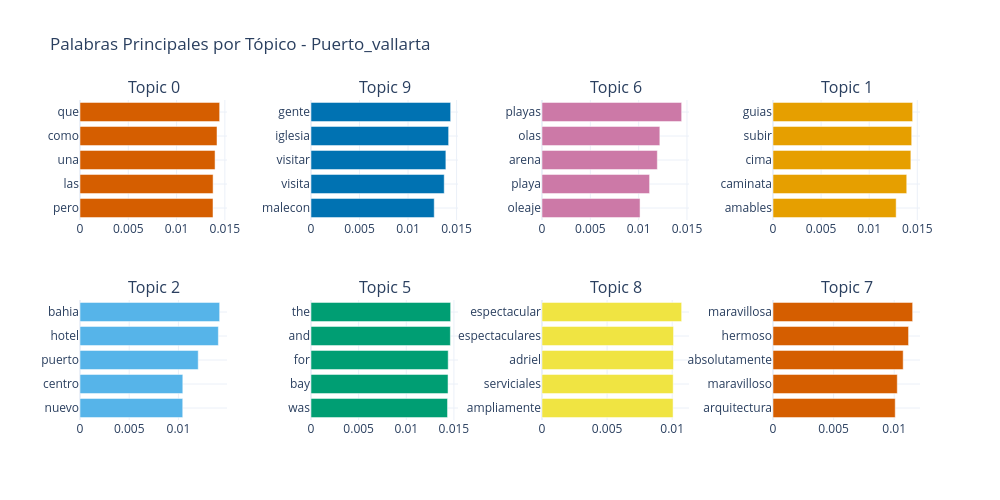
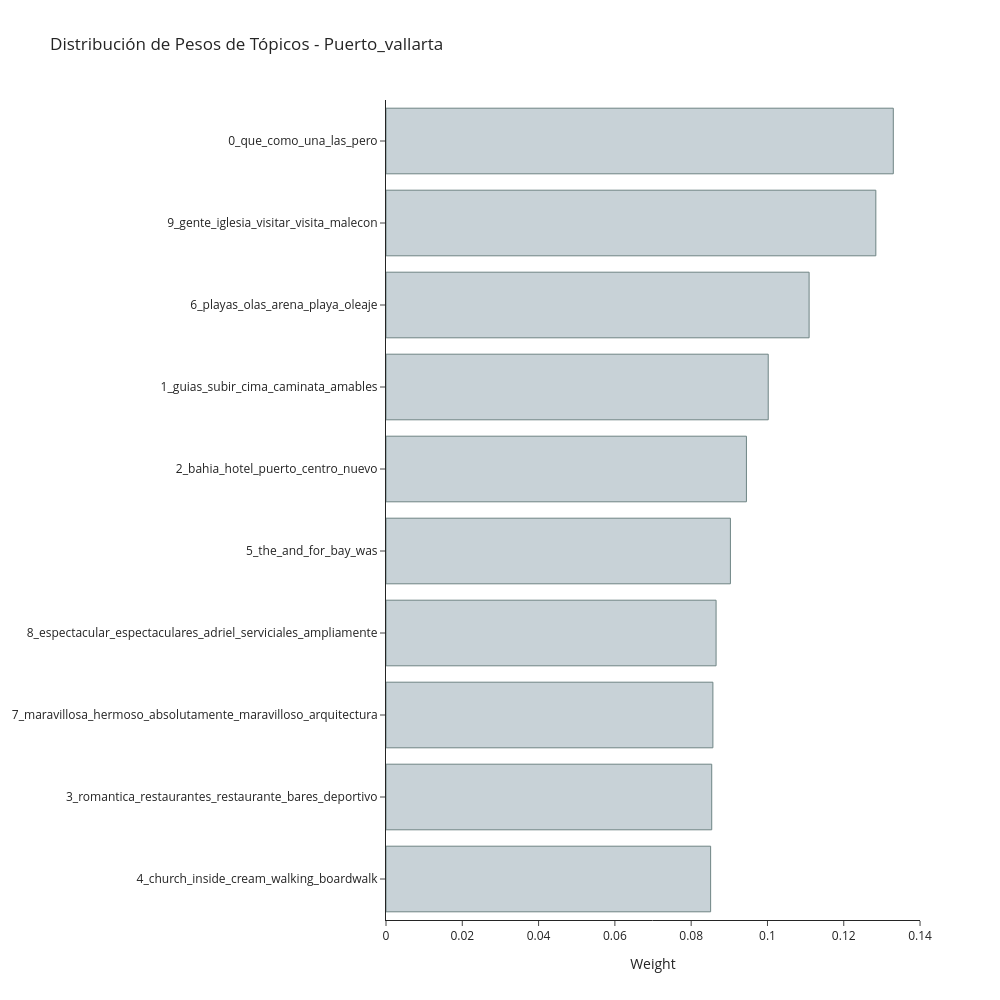
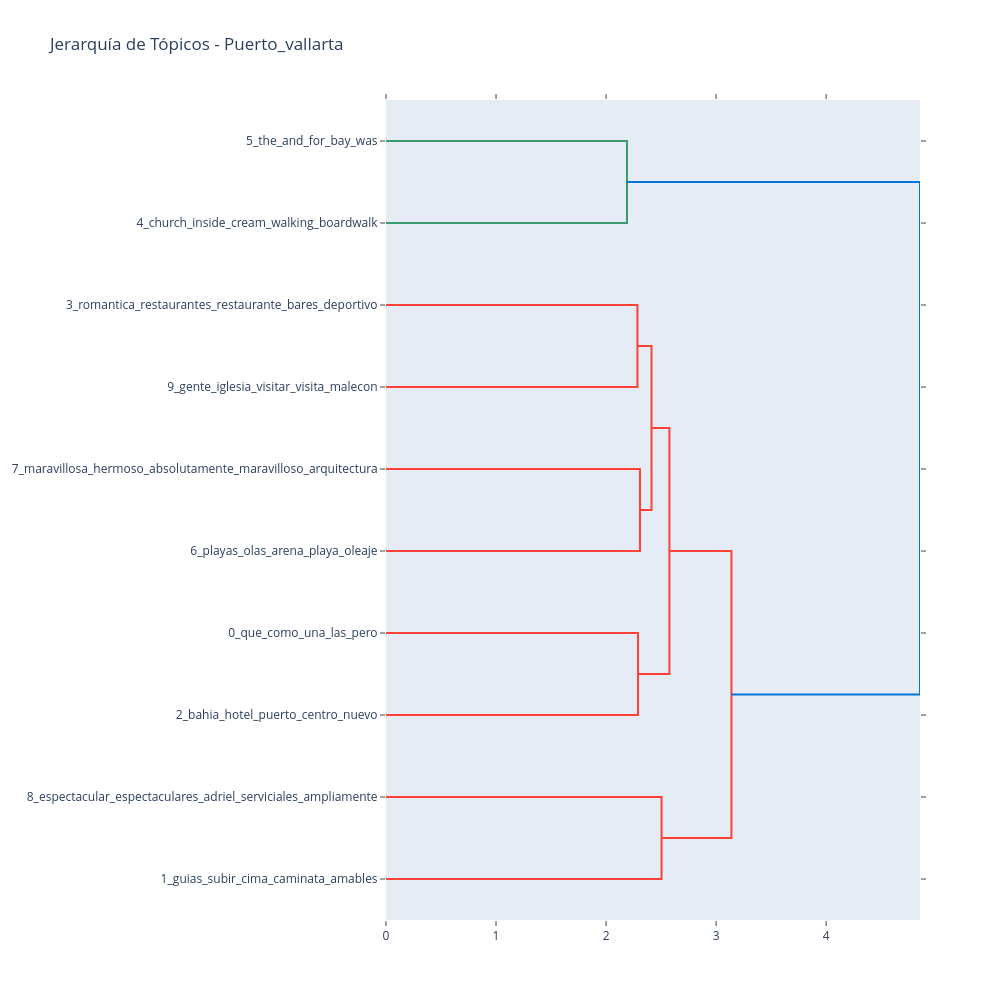

Notebook cell for these charts, in order:
### Code cell
# ===== VISUALIZACIONES ESPECÍFICAS DE FASTOPIC =====

# Generar visualización de tópicos
fig_topics = topic_model.visualize_topic(top_n=min(8, len(topic_info)))
fig_topics.update_layout(title=f"Palabras Principales por Tópico - {CIUDAD_ANALIZAR}")
fig_topics.show()

# Generar visualización de pesos de tópicos
fig_weights = topic_model.visualize_topic_weights(top_n=min(10, len(topic_info)))
fig_weights.update_layout(title=f"Distribución de Pesos de Tópicos - {CIUDAD_ANALIZAR}")
fig_weights.show()

# Generar jerarquía de tópicos si hay suficientes
if len(topic_info) >= 3:
    fig_hierarchy = topic_model.visualize_topic_hierarchy()
    fig_hierarchy.update_layout(title=f"Jerarquía de Tópicos - {CIUDAD_ANALIZAR}")
    fig_hierarchy.show()

print(f"\n📋 Resumen del modelado FASTopic:")
print(f"✅ Textos analizados: {len(texts)}")
print(f"🎯 Tópicos encontrados: {len(topic_info)}")
print(f"⏱️ Tiempo de entrenamiento: {tiempo_entrenamiento:.2f}s")
print(f"📊 Probabilidad promedio: {df_con_topicos['Probabilidad_Topico'].mean():.3f}")
print(f"📈 Distribución:")
for i, (topico, count) in enumerate(topico_counts.head(5).items()):
    print(f"   {i+1}. {topico}: {count} opiniones ({count/len(df_con_topicos)*100:.1f}%)")

### Figure 1 — Plotly figure (JSON) as saved in the notebook; plotly's stock layout.template omitted (floating-point values rounded to 4 significant figures)
{"data": [{"marker": {"color": "#D55E00"}, "orientation": "h", "type": "bar", "x": [0.01377, 0.01378, 0.01399, 0.01419, 0.01446], "xaxis": "x", "y": ["pero", "las", "una", "como", "que"], "yaxis": "y"}, {"marker": {"color": "#0072B2"}, "orientation": "h", "type": "bar", "x": [0.0127, 0.01373, 0.0139, 0.01418, 0.01439], "xaxis": "x2", "y": ["malecon", "visita", "visitar", "iglesia", "gente"], "yaxis": "y2"}, {"marker": {"color": "#CC79A7"}, "orientation": "h", "type": "bar", "x": [0.01014, 0.01113, 0.01193, 0.01219, 0.01445], "xaxis": "x3", "y": ["oleaje", "playa", "arena", "olas", "playas"], "yaxis": "y3"}, {"marker": {"color": "#E69F00"}, "orientation": "h", "type": "bar", "x": [0.0128, 0.0139, 0.01433, 0.01442, 0.01452], "xaxis": "x4", "y": ["amables", "caminata", "cima", "subir", "guias"], "yaxis": "y4"}, {"marker": {"color": "#56B4E9"}, "orientation": "h", "type": "bar", "x": [0.01044, 0.01045, 0.01201, 0.01406, 0.01419], "xaxis": "x5", "y": ["nuevo", "centro", "puerto", "hotel", "bahia"], "yaxis": "y5"}, {"marker": {"color": "#009E73"}, "orientation": "h", "type": "bar", "x": [0.01433, 0.01438, 0.0144, 0.01463, 0.01466], "xaxis": "x6", "y": ["was", "bay", "for", "and", "the"], "yaxis": "y6"}, {"marker": {"color": "#F0E442"}, "orientation": "h", "type": "bar", "x": [0.01007, 0.01008, 0.0101, 0.0101, 0.01072], "xaxis": "x7", "y": ["ampliamente", "serviciales", "adriel", "espectaculares", "espectacular"], "yaxis": "y7"}, {"marker": {"color": "#D55E00"}, "orientation": "h", "type": "bar", "x": [0.01008, 0.01025, 0.01074, 0.01118, 0.01152], "xaxis": "x8", "y": ["arquitectura", "maravilloso", "absolutamente", "hermoso", "maravillosa"], "yaxis": "y8"}], "layout": {"annotations": [{"font": {"size": 16}, "showarrow": false, "text": "Topic 0", "x": 0.0875, "xanchor": "center", "xref": "paper", "y": 1, "yanchor": "bottom", "yref": "paper"}, {"font": {"size": 16}, "showarrow": false, "text": "Topic 9", "x": 0.3625, "xanchor": "center", "xref": "paper", "y": 1, "yanchor": "bottom", "yref": "paper"}, {"font": {"size": 16}, "showarrow": false, "text": "Topic 6", "x": 0.6375, "xanchor": "center", "xref": "paper", "y": 1, "yanchor": "bottom", "yref": "paper"}, {"font": {"size": 16}, "showarrow": false, "text": "Topic 1", "x": 0.9125, "xanchor": "center", "xref": "paper", "y": 1, "yanchor": "bottom", "yref": "paper"}, {"font": {"size": 16}, "showarrow": false, "text": "Topic 2", "x": 0.0875, "xanchor": "center", "xref": "paper", "y": 0.375, "yanchor": "bottom", "yref": "paper"}, {"font": {"size": 16}, "showarrow": false, "text": "Topic 5", "x": 0.3625, "xanchor": "center", "xref": "paper", "y": 0.375, "yanchor": "bottom", "yref": "paper"}, {"font": {"size": 16}, "showarrow": false, "text": "Topic 8", "x": 0.6375, "xanchor": "center", "xref": "paper", "y": 0.375, "yanchor": "bottom", "yref": "paper"}, {"font": {"size": 16}, "showarrow": false, "text": "Topic 7", "x": 0.9125, "xanchor": "center", "xref": "paper", "y": 0.375, "yanchor": "bottom", "yref": "paper"}], "height": 500, "hoverlabel": {"bgcolor": "white", "font": {"family": "Rockwell", "size": 16}}, "showlegend": false, "title": {"text": "Palabras Principales por Tópico - Puerto_vallarta"}, "width": 1000, "xaxis": {"anchor": "y", "domain": [0, 0.175], "showgrid": true}, "xaxis2": {"anchor": "y2", "domain": [0.275, 0.45], "showgrid": true}, "xaxis3": {"anchor": "y3", "domain": [0.55, 0.725], "showgrid": true}, "xaxis4": {"anchor": "y4", "domain": [0.825, 1], "showgrid": true}, "xaxis5": {"anchor": "y5", "domain": [0, 0.175], "showgrid": true}, "xaxis6": {"anchor": "y6", "domain": [0.275, 0.45], "showgrid": true}, "xaxis7": {"anchor": "y7", "domain": [0.55, 0.725], "showgrid": true}, "xaxis8": {"anchor": "y8", "domain": [0.825, 1], "showgrid": true}, "yaxis": {"anchor": "x", "domain": [0.625, 1], "showgrid": true}, "yaxis2": {"anchor": "x2", "domain": [0.625, 1], "showgrid": true}, "yaxis3": {"anchor": "x3", "domain": [0.625, 1], "showgrid": true}, "yaxis4": {"anchor": "x4", "domain": [0.625, 1], "showgrid": true}, "yaxis5": {"anchor": "x5", "domain": [0, 0.375], "showgrid": true}, "yaxis6": {"anchor": "x6", "domain": [0, 0.375], "showgrid": true}, "yaxis7": {"anchor": "x7", "domain": [0, 0.375], "showgrid": true}, "yaxis8": {"anchor": "x8", "domain": [0, 0.375], "showgrid": true}}}

### Figure 2 — Plotly figure (JSON) as saved in the notebook; plotly's stock layout.template omitted (floating-point values rounded to 4 significant figures)
{"data": [{"marker": {"color": "#C8D2D7", "line": {"color": "#6E8484", "width": 1}}, "orientation": "h", "type": "bar", "x": [0.0851, 0.08539, 0.0857, 0.08653, 0.09029, 0.09449, 0.1002, 0.1109, 0.1284, 0.133], "y": ["4_church_inside_cream_walking_boardwalk", "3_romantica_restaurantes_restaurante_bares_deportivo", "7_maravillosa_hermoso_absolutamente_maravilloso_arquitectura", "8_espectacular_espectaculares_adriel_serviciales_ampliamente", "5_the_and_for_bay_was", "2_bahia_hotel_puerto_centro_nuevo", "1_guias_subir_cima_caminata_amables", "6_playas_olas_arena_playa_oleaje", "9_gente_iglesia_visitar_visita_malecon", "0_que_como_una_las_pero"]}], "layout": {"height": 1000, "hoverlabel": {"bgcolor": "white", "font": {"family": "Rockwell", "size": 16}}, "title": {"text": "Distribución de Pesos de Tópicos - Puerto_vallarta"}, "width": 1000, "xaxis": {"title": {"text": "Weight"}}}}

### Figure 3 — Plotly figure (JSON) as saved in the notebook; plotly's stock layout.template omitted (floating-point values rounded to 4 significant figures)
{"data": [{"hoverinfo": "text", "marker": {"color": "rgb(61,153,112)"}, "mode": "lines", "type": "scatter", "x": [0.0, 2.19, 2.19, 0.0], "xaxis": "x", "y": [-5.0, -5.0, -15.0, -15.0], "yaxis": "y"}, {"hoverinfo": "text", "marker": {"color": "rgb(255,65,54)"}, "mode": "lines", "type": "scatter", "x": [0.0, 2.285, 2.285, 0.0], "xaxis": "x", "y": [-25.0, -25.0, -35.0, -35.0], "yaxis": "y"}, {"hoverinfo": "text", "marker": {"color": "rgb(255,65,54)"}, "mode": "lines", "type": "scatter", "x": [0.0, 2.308, 2.308, 0.0], "xaxis": "x", "y": [-45.0, -45.0, -55.0, -55.0], "yaxis": "y"}, {"hoverinfo": "text", "marker": {"color": "rgb(255,65,54)"}, "mode": "lines", "type": "scatter", "x": [2.285, 2.413, 2.413, 2.308], "xaxis": "x", "y": [-30.0, -30.0, -50.0, -50.0], "yaxis": "y"}, {"hoverinfo": "text", "marker": {"color": "rgb(255,65,54)"}, "mode": "lines", "type": "scatter", "x": [0.0, 2.29, 2.29, 0.0], "xaxis": "x", "y": [-65.0, -65.0, -75.0, -75.0], "yaxis": "y"}, {"hoverinfo": "text", "marker": {"color": "rgb(255,65,54)"}, "mode": "lines", "type": "scatter", "x": [2.413, 2.576, 2.576, 2.29], "xaxis": "x", "y": [-40.0, -40.0, -70.0, -70.0], "yaxis": "y"}, {"hoverinfo": "text", "marker": {"color": "rgb(255,65,54)"}, "mode": "lines", "type": "scatter", "x": [0.0, 2.504, 2.504, 0.0], "xaxis": "x", "y": [-85.0, -85.0, -95.0, -95.0], "yaxis": "y"}, {"hoverinfo": "text", "marker": {"color": "rgb(255,65,54)"}, "mode": "lines", "type": "scatter", "x": [2.576, 3.139, 3.139, 2.504], "xaxis": "x", "y": [-55.0, -55.0, -90.0, -90.0], "yaxis": "y"}, {"hoverinfo": "text", "marker": {"color": "rgb(0,116,217)"}, "mode": "lines", "type": "scatter", "x": [2.19, 4.853, 4.853, 3.139], "xaxis": "x", "y": [-10.0, -10.0, -72.5, -72.5], "yaxis": "y"}], "layout": {"autosize": false, "height": 1000, "hovermode": "closest", "showlegend": false, "title": {"text": "Jerarquía de Tópicos - Puerto_vallarta"}, "width": 1000, "xaxis": {"mirror": "allticks", "rangemode": "tozero", "showgrid": false, "showline": true, "showticklabels": true, "ticks": "outside", "type": "linear", "zeroline": false}, "yaxis": {"mirror": "allticks", "rangemode": "tozero", "showgrid": false, "showline": true, "showticklabels": true, "tickmode": "array", "ticks": "outside", "ticktext": ["5_the_and_for_bay_was", "4_church_inside_cream_walking_boardwalk", "3_romantica_restaurantes_restaurante_bares_deportivo", "9_gente_iglesia_visitar_visita_malecon", "7_maravillosa_hermoso_absolutamente_maravilloso_arquitectura", "6_playas_olas_arena_playa_oleaje", "0_que_como_una_las_pero", "2_bahia_hotel_puerto_centro_nuevo", "8_espectacular_espectaculares_adriel_serviciales_ampliamente", "1_guias_subir_cima_caminata_amables"], "tickvals": [-5, -15, -25, -35, -45, -55, -65, -75, -85, -95], "type": "linear", "zeroline": false}}}
